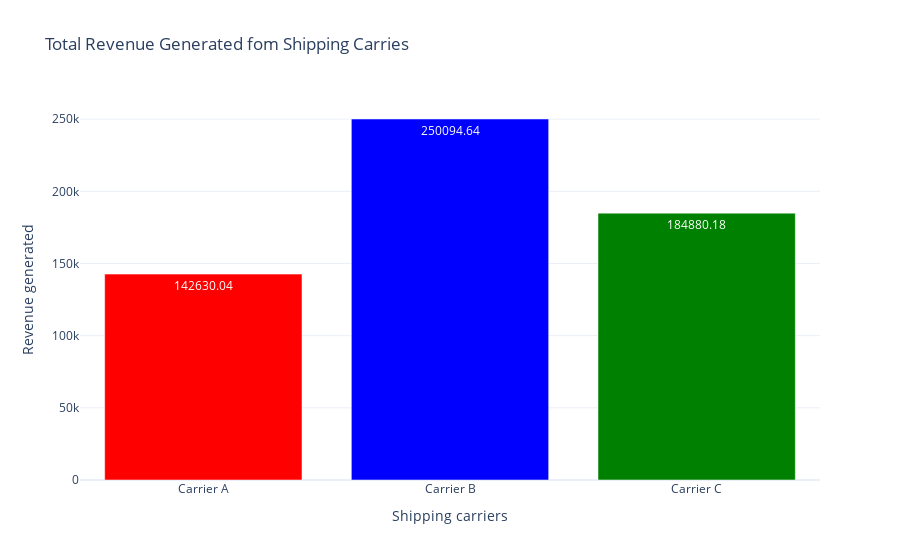

The code cell stored with this chart in its notebook:
### Code cell
fig = go.Figure()

fig.add_trace(go.Bar(x = Total_Revenue['Shipping carriers'],
                     y = Total_Revenue['Revenue generated'],
                     marker_color=['red', 'blue', 'green', 'orange', 'purple'],
                    text = Total_Revenue['Revenue generated']))

fig.update_layout(title = 'Total Revenue Generated fom Shipping Carries',
                 xaxis_title = 'Shipping carriers',
                 yaxis_title = 'Revenue generated',
                 height = 500,
                 )

fig.show()

### Figure 1 — Plotly figure (JSON) as saved in the notebook; plotly's stock layout.template omitted (floating-point values rounded to 4 significant figures)
{"data": [{"marker": {"color": ["red", "blue", "green", "orange", "purple"]}, "text": [142600.0, 250100.0, 184900.0], "type": "bar", "x": ["Carrier A", "Carrier B", "Carrier C"], "y": [142600.0, 250100.0, 184900.0]}], "layout": {"autosize": true, "title": {"text": "Total Revenue Generated fom Shipping Carries"}, "xaxis": {"autorange": true, "range": [-0.5, 2.5], "title": {"text": "Shipping carriers"}, "type": "category"}, "yaxis": {"autorange": true, "range": [0, 263300.0], "title": {"text": "Revenue generated"}, "type": "linear"}}}
